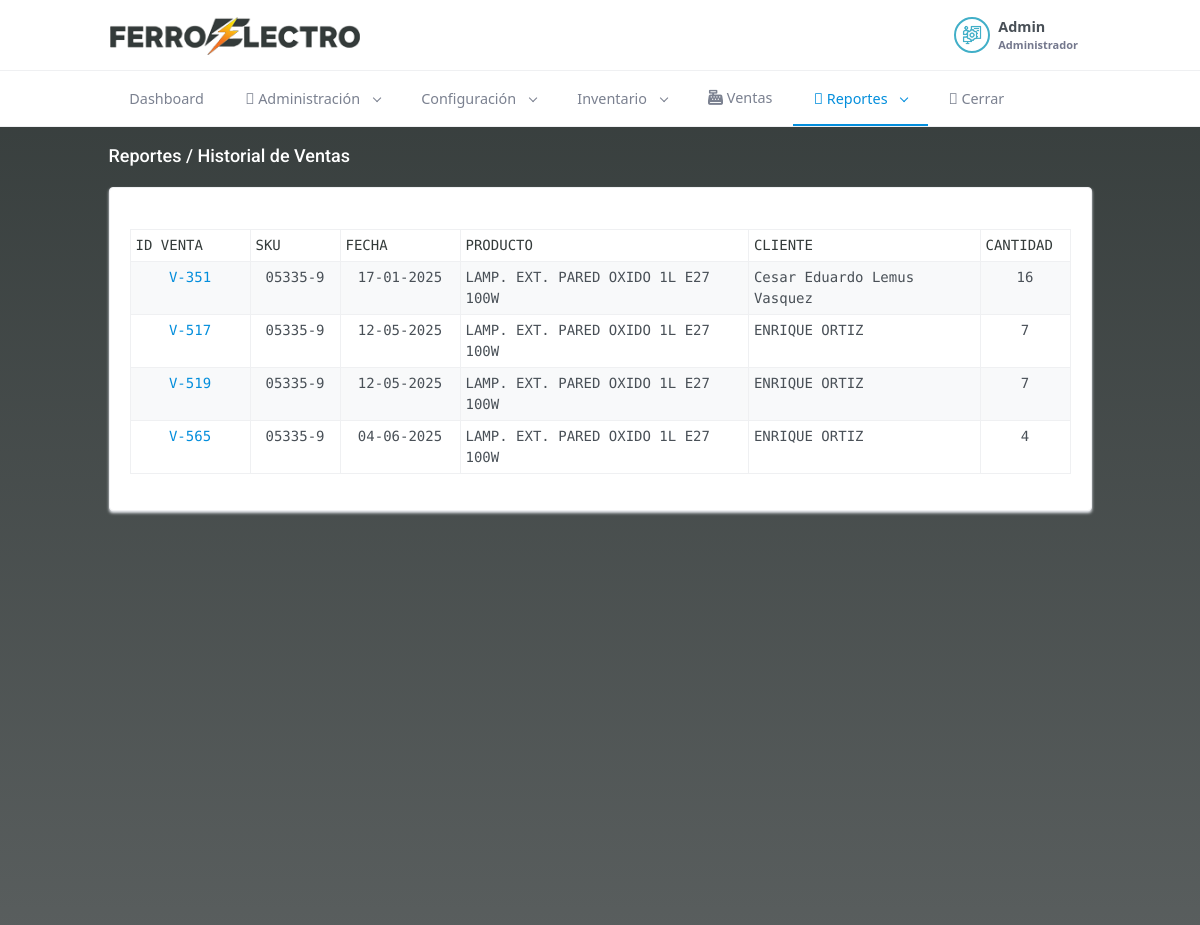
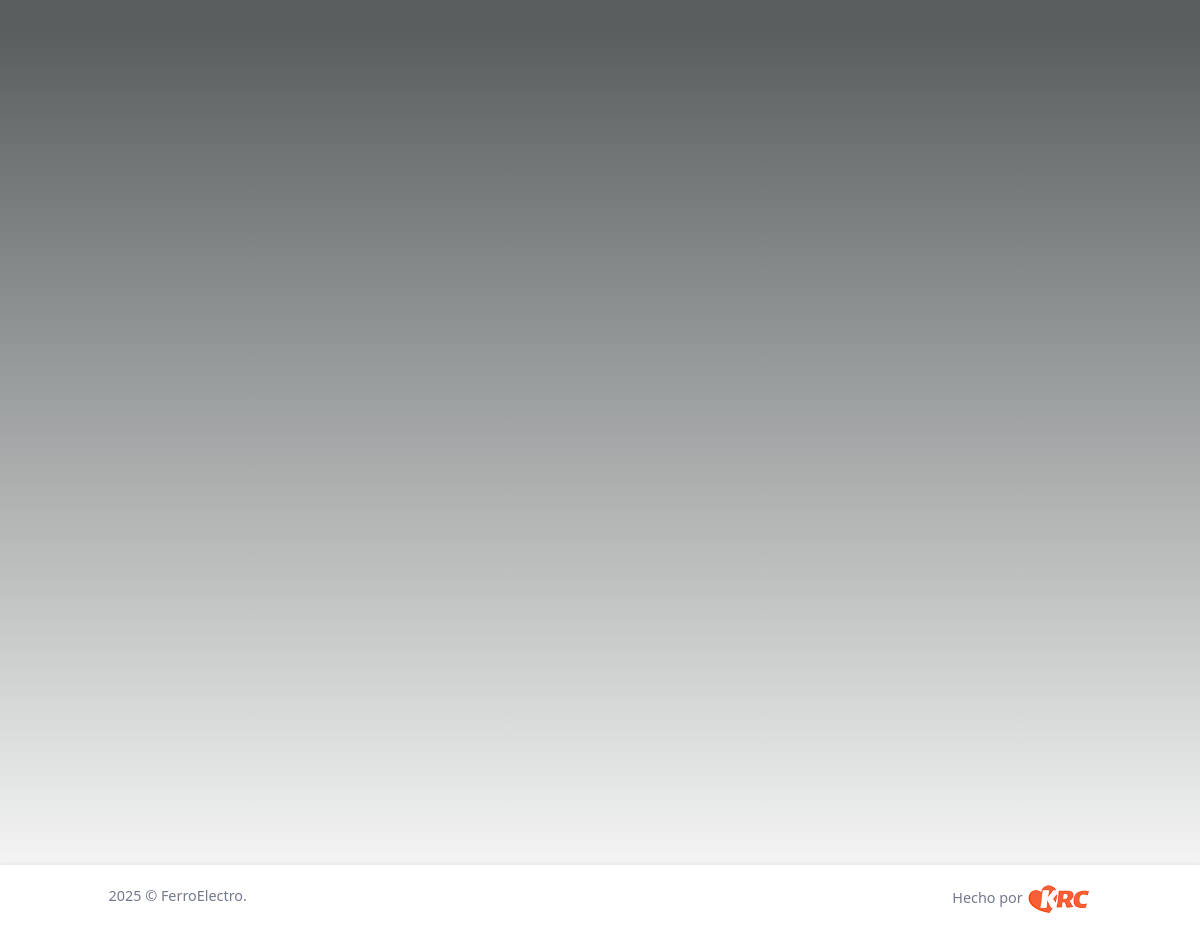
Page /reportes/rotacion/historial_rotacion/3 (signed in) on the committed database (2 pictures, top to bottom).
### tables this page shows
CREATE TABLE `inventario` (
  `id` int(11) NOT NULL,
  `idcompra` int(11) NOT NULL,
  `idproducto` int(11) NOT NULL,
  `costo` float(10,2) NOT NULL,
  `idventa` int(11) NOT NULL DEFAULT 0,
  `venta` float(10,2) NOT NULL,
  `desperfecto` int(11) NOT NULL DEFAULT 0,
  `nota` varchar(500) NOT NULL,
  `status` int(11) NOT NULL DEFAULT 1 COMMENT '1: Agregado 2: Pedido 3: Facturado'
);

CREATE TABLE `productos` (
  `id` int(11) NOT NULL,
  `sku` varchar(50) NOT NULL,
  `nombreproducto` varchar(300) NOT NULL,
  `descripcion` text NOT NULL,
  `proveedorid` int(11) NOT NULL,
  `categoriaid` int(11) NOT NULL,
  `marcaid` int(11) NOT NULL,
  `peso` float(10,2) NOT NULL,
  `cantmin` int(11) NOT NULL,
  `FOB` float(10,2) NOT NULL,
  `costo` float(10,2) NOT NULL,
  `venta` float(10,2) NOT NULL,
  `created_at` timestamp NOT NULL DEFAULT current_timestamp(),
  `updated_at` timestamp NOT NULL DEFAULT current_timestamp(),
  `status` int(11) NOT NULL DEFAULT 1
);

CREATE TABLE `ventas` (
  `id` int(11) NOT NULL,
  `idcliente` int(11) NOT NULL,
  `idasesor` int(11) NOT NULL,
  `fecha` date NOT NULL,
  `total` float(10,2) NOT NULL,
  `descuento` float(10,2) NOT NULL,
  `formapago` int(11) NOT NULL COMMENT '1 = contado 2 = credito',
  `status` int(11) NOT NULL DEFAULT 0 COMMENT '0 = creado 1 = pedido 2 = bodega 3 = facturado',
  `nc` int(11) NOT NULL
);

CREATE TABLE `clientes` (
  `id` int(11) NOT NULL,
  `nombre` varchar(300) NOT NULL,
  `nit` varchar(20) NOT NULL,
  `razonsocial` varchar(150) NOT NULL,
  `contacto` varchar(150) NOT NULL,
  `email` varchar(150) NOT NULL,
  `direccion` text NOT NULL,
  `asesor` int(11) NOT NULL,
  `status` int(11) NOT NULL DEFAULT 1
);

### application/controllers/reportes/Rotacion.php (called while the page is built, shortened)
<?php
class Rotacion extends CI_Controller {
	public function historial_rotacion($idpr)
	{
		$d['title'] = 'Reportes';
        $h['title'] =  $d['title'];
		$d['msg'] = '';
		$d['historial'] = $this->model->get_all_ventas_producto($idpr);
		$this->load->view('header_view', $h);
		$this->load->view('reportes/historial_rotacion_view', $d);
        $this->load->view('footer_view', $h);
	}
}

### index.php (called while the page is built, shortened)
<?php
require_once BASEPATH.'core/CodeIgniter.php';

### application/models/Model.php (called while the page is built, shortened)
<?php
class Model extends CI_Model
{
  public function get_all_ventas_producto($pid){
    $q= $this
        ->db
        ->select("*")
	      ->from('inventario')
        ->where('inventario.idventa >', 0)
        ->where('idproducto', $pid)
        ->group_by('inventario.idventa')
        ->join('ventas', 'ventas.id = inventario.idventa')
        ->join('productos', 'productos.id = inventario.idproducto')
        ->join('clientes', 'clientes.id = ventas.idcliente')
        ->get();
    if($q->num_rows() > 0) {
      return $q->result_array();
    }
    return array();
  }
  public function lista_inventario_conteo_productos_vendidos($idventa, $idproducto){
    $str = '*';
    $q= $this
        ->db
        ->select($str)
	      ->from('inventario')
        ->where('idproducto', $idproducto)
        ->where('idventa', $idventa)
        ->count_all_results();
    return $q;
  }
}

### application/views/reportes/historial_rotacion_view.php (the view, shortened to what this page needs)
<div class="main-content">
    <div class="page-content">
        <div class="container-fluid">
            <div class="row">
                <div class="col-12">
                    <div class="page-title-box d-flex align-items-center justify-content-between">
                        <h4 class="mb-0"><?= $title . ' / Historial de Ventas' ?></h4>
                    </div>
                </div>
            </div>
            <div class="row">
                <div class="col-xl-12">
                    <div class="card card-h-100">
                        <div class="card-body">
                            <br>
                            <div class="table-responsive">
                                <table id="reporteDatatable" class="table table-striped table-bordered table-condensed table-hovered" style="width:100%">
                                    <thead>
                                        <tr>
                                            <th>ID VENTA</th>
                                            <th>SKU</th>
                                            <th>FECHA</th>
                                            <th>PRODUCTO</th>
                                            <th>CLIENTE</th>
                                            <th>CANTIDAD</th>
                                        </tr>
                                    </thead>
                                    <tbody>
                                        <?php
                                        foreach($historial as $h){
                                            $idventa = $h['idventa'];
                                            $idproducto = $h['idproducto'];
                                            $exist = $this->model->lista_inventario_conteo_productos_vendidos($idventa, $idproducto);
                                        ?>
                                        <tr>
                                            <td style="width: 120px; text-align: center;"><a href="<?= base_url('pos/editar_lista_venta/'.$idventa) ?>"><?= 'V-'.$idventa ?></a></td>
                                            <td style="width: 90px; text-align: center;"><?= $h['sku'] ?></td>
                                            <td style="width: 120px; text-align: center;"><?= date('d-m-Y', strtotime($h['fecha'])) ?></td>
                                            <td><?= $h['nombreproducto'] ?></td>
                                            <td><?= $h['nombre'] ?></td>
                                            <td style="width: 90px; text-align: center;"><?= $exist ?></td>
                                        </tr>
                                        <?php
                                        }
                                        ?>
                                    </tbody>
                                </table>
                            </div>
                        </div>
                    </div>
                </div>
            </div>
        </div>
    </div>

### assets/login/css/login.css (style rules this page uses)
#bodyall { background: #343b3a; background: -moz-linear-gradient(180deg, #343b3a 0%, #5a5f5f 52%, rgba(255,255,255,1) 100%); background: -webkit-linear-gradient(180deg, #343b3a 0%, #5a5f5f 52%, rgba(255,255,255,1) 100%); background: linear-gradient(180deg, #343b3a 0%, #5a5f5f 52%, rgba(255,255,255,1) 100%); filter: progid:DXImageTransform.Microsoft.gradient(startColorstr="#343b3a",endColorstr="#ffffff",GradientType=1); }
.page-title-box > h4 { color: #fff !important; }
label, th { color: #343b3a; }

### application/views/reportes/historial_rotacion_view.php (style rules this page uses)
table { font-family: 'Source Code Pro', monospace; font-size: 14px; }
.table > :not(caption) > * > * { padding: 5px; }

### rows in the picture
inventario: idventa "351", idproducto.sku "05335-9", idventa.fecha "17-01-2025", idproducto.nombreproducto "LAMP. EXT. PARED OXIDO 1L E27 100W", clientes.nombre "Cesar Eduardo Lemus Vasquez", exist "16"
inventario: idventa "517", idproducto.sku "05335-9", idventa.fecha "12-05-2025", idproducto.nombreproducto "LAMP. EXT. PARED OXIDO 1L E27 100W", clientes.nombre "ENRIQUE ORTIZ", exist "7"
inventario: idventa "519", idproducto.sku "05335-9", idventa.fecha "12-05-2025", idproducto.nombreproducto "LAMP. EXT. PARED OXIDO 1L E27 100W", clientes.nombre "ENRIQUE ORTIZ", exist "7"
inventario: idventa "565", idproducto.sku "05335-9", idventa.fecha "04-06-2025", idproducto.nombreproducto "LAMP. EXT. PARED OXIDO 1L E27 100W", clientes.nombre "ENRIQUE ORTIZ", exist "4"

### other values in the picture
$_SESSION['nombre'] "Admin"
$_SESSION['rolname'] "Administrador"
$title "Reportes"
